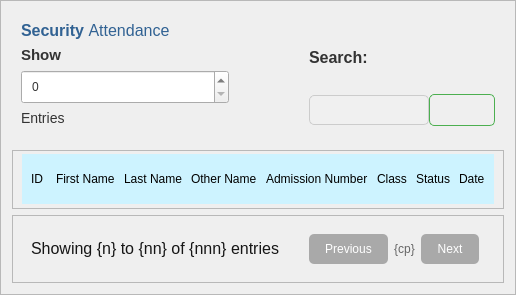
                   <widget class="QFrame" name="frame_203">
                    <property name="sizePolicy">
                     <sizepolicy hsizetype="Expanding" vsizetype="Expanding">
                      <horstretch>0</horstretch>
                      <verstretch>0</verstretch>
                     </sizepolicy>
                    </property>
                    <property name="frameShape">
                     <enum>QFrame::Shape::StyledPanel</enum>
                    </property>
                    <property name="frameShadow">
                     <enum>QFrame::Shadow::Raised</enum>
                    </property>
                    <layout class="QVBoxLayout" name="verticalLayout_84">
                     <item>
                      <widget class="QFrame" name="frame_204">
                       <property name="styleSheet">
                        <string notr="true">QLabel{
	font-size: 14px;
	color: #333;
}


QLineEdit{
	background-color: #f0f0f0;
	border: 1px solid #ccc;
	border-radius: 5px;
	padding: 6px;
	color: #333;
}

QComboBox{
	background-color: #f0f0f0;
	border: 1px solid #ccc;
	border-radius: 5px;
	padding: 6px;
	color: #333;
}

QPushButton {
	background-color: transparent;
	color: white;
	border: 1px solid #4caf50;
	border-radius: 5px;
	padding: 8px 16px;
}

QPushButton:hover{
	background-color: #45a049;
}

QPushButton:pressed{
	background-color: #3e8e41;
}
</string>
                       </property>
                       <property name="frameShape">
                        <enum>QFrame::Shape::NoFrame</enum>
                       </property>
                       <property name="frameShadow">
                        <enum>QFrame::Shadow::Raised</enum>
                       </property>
                       <layout class="QHBoxLayout" name="horizontalLayout_95">
                        <item>
                         <widget class="QFrame" name="frame_205">
                          <property name="minimumSize">
                           <size>
                            <width>208</width>
                            <height>0</height>
                           </size>
                          </property>
                          <property name="frameShape">
                           <enum>QFrame::Shape::NoFrame</enum>
                          </property>
                          <property name="frameShadow">
                           <enum>QFrame::Shadow::Raised</enum>
                          </property>
                          <layout class="QVBoxLayout" name="verticalLayout_85">
                           <property name="leftMargin">
                            <number>0</number>
                           </property>
                           <property name="topMargin">
                            <number>0</number>
                           </property>
                           <property name="rightMargin">
                            <number>0</number>
                           </property>
                           <item>
                            <widget class="QLabel" name="label_183">
                             <property name="text">
                              <string>&lt;html&gt;&lt;head/&gt;&lt;body&gt;&lt;p&gt;&lt;span style=&quot; font-size:12pt; font-weight:600; color:#316293;&quot;&gt;Security &lt;/span&gt;&lt;span style=&quot; font-size:12pt; color:#316293;&quot;&gt;Attendance&lt;/span&gt;&lt;/p&gt;&lt;/body&gt;&lt;/html&gt;</string>
                             </property>
                            </widget>
                           </item>
                           <item>
                            <widget class="QLabel" name="label_184">
                             <property name="text">
                              <string>&lt;html&gt;&lt;head/&gt;&lt;body&gt;&lt;p&gt;&lt;span style=&quot; font-size:11pt; font-weight:600;&quot;&gt;Show&lt;/span&gt;&lt;/p&gt;&lt;/body&gt;&lt;/html&gt;</string>
                             </property>
                            </widget>
                           </item>
                           <item>
                            <widget class="QSpinBox" name="showSecurityAttendanceEnrtiesspinBox">
                             <property name="minimumSize">
                              <size>
                               <width>200</width>
                               <height>0</height>
                              </size>
                             </property>
                             <property name="styleSheet">
                              <string notr="true">padding: 6px;
color: #333;
backgound-color: #f0f0f0;</string>
                             </property>
                            </widget>
                           </item>
                           <item>
                            <widget class="QLabel" name="label_185">
                             <property name="text">
                              <string>Entries</string>
                             </property>
                            </widget>
                           </item>
                          </layout>
                         </widget>
                        </item>
                        <item>
                         <widget class="QFrame" name="frame_206">
                          <property name="sizePolicy">
                           <sizepolicy hsizetype="Expanding" vsizetype="Preferred">
                            <horstretch>0</horstretch>
                            <verstretch>0</verstretch>
                           </sizepolicy>
                          </property>
                          <property name="frameShape">
                           <enum>QFrame::Shape::NoFrame</enum>
                          </property>
                          <property name="frameShadow">
                           <enum>QFrame::Shadow::Raised</enum>
                          </property>
                          <widget class="QLabel" name="label_186">
                           <property name="geometry">
                            <rect>
                             <x>320</x>
                             <y>100</y>
                             <width>323</width>
                             <height>75</height>
                            </rect>
                           </property>
                           <property name="text">
                            <string>TextLabel</string>
                           </property>
                          </widget>
                         </widget>
                        </item>
                        <item>
                         <widget class="QFrame" name="frame_207">
                          <property name="frameShape">
                           <enum>QFrame::Shape::NoFrame</enum>
                          </property>
                          <property name="frameShadow">
                           <enum>QFrame::Shadow::Raised</enum>
                          </property>
                          <layout class="QGridLayout" name="gridLayout_26">
                           <property name="leftMargin">
                            <number>0</number>
                           </property>
                           <property name="topMargin">
                            <number>0</number>
                           </property>
                           <property name="rightMargin">
                            <number>0</number>
                           </property>
                           <property name="bottomMargin">
                            <number>9</number>
                           </property>
                           <property name="spacing">
                            <number>0</number>
                           </property>
                           <item row="1" column="1">
                            <widget class="QPushButton" name="view_security_attendance_search_btn">
                             <property name="text">
                              <string/>
                             </property>
                             <property name="icon">
                              <iconset resource="Resources/icons/grey/grey.qrc">
                               <normaloff>:/grey_icons/search.svg</normaloff>:/grey_icons/search.svg</iconset>
                             </property>
                            </widget>
                           </item>
                           <item row="0" column="0">
                            <widget class="QLabel" name="label_187">
                             <property name="text">
                              <string>&lt;html&gt;&lt;head/&gt;&lt;body&gt;&lt;p&gt;&lt;span style=&quot; font-size:12pt; font-weight:600;&quot;&gt;Search:&lt;/span&gt;&lt;/p&gt;&lt;/body&gt;&lt;/html&gt;</string>
                             </property>
                            </widget>
                           </item>
                           <item row="1" column="0">
                            <widget class="QLineEdit" name="view_securityattendance_search_entry"/>
                           </item>
                          </layout>
                         </widget>
                        </item>
                       </layout>
                      </widget>
                     </item>
                     <item>
                      <widget class="QFrame" name="showclassCoursesTableFrame_5">
                       <property name="sizePolicy">
                        <sizepolicy hsizetype="Expanding" vsizetype="Expanding">
                         <horstretch>0</horstretch>
                         <verstretch>0</verstretch>
                        </sizepolicy>
                       </property>
                       <property name="frameShape">
                        <enum>QFrame::Shape::StyledPanel</enum>
                       </property>
                       <property name="frameShadow">
                        <enum>QFrame::Shadow::Raised</enum>
                       </property>
                       <layout class="QGridLayout" name="gridLayout_27">
                        <property name="topMargin">
                         <number>3</number>
                        </property>
                        <property name="bottomMargin">
                         <number>4</number>
                        </property>
                        <property name="verticalSpacing">
                         <number>4</number>
                        </property>
                        <item row="0" column="0" alignment="Qt::AlignmentFlag::AlignTop">
                         <widget class="QWidget" name="ClassCoursestableTitlewrowwidget_8" native="true">
                          <property name="sizePolicy">
                           <sizepolicy hsizetype="Preferred" vsizetype="Fixed">
                            <horstretch>0</horstretch>
                            <verstretch>0</verstretch>
                           </sizepolicy>
                          </property>
                          <property name="minimumSize">
                           <size>
                            <width>0</width>
                            <height>50</height>
                           </size>
                          </property>
                          <property name="maximumSize">
                           <size>
                            <width>16777215</width>
                            <height>50</height>
                           </size>
                          </property>
                          <property name="styleSheet">
                           <string notr="true">background-color:rgb(205, 243, 255)</string>
                          </property>
                          <layout class="QHBoxLayout" name="horizontalLayout_96">
                           <property name="spacing">
                            <number>9</number>
                           </property>
                           <property name="leftMargin">
                            <number>9</number>
                           </property>
                           <property name="rightMargin">
                            <number>9</number>
                           </property>
                           <property name="bottomMargin">
                            <number>9</number>
                           </property>
                           <item>
                            <widget class="QLabel" name="label_188">
                             <property name="text">
                              <string>ID</string>
                             </property>
                            </widget>
                           </item>
                           <item>
                            <widget class="QLabel" name="label_189">
                             <property name="text">
                              <string>First Name</string>
                             </property>
                            </widget>
                           </item>
                           <item>
                            <widget class="QLabel" name="label_190">
                             <property name="text">
                              <string>Last Name</string>
                             </property>
                            </widget>
                           </item>
                           <item>
                            <widget class="QLabel" name="label_191">
                             <property name="text">
                              <string>Other Name</string>
                             </property>
                            </widget>
                           </item>
                           <item>
                            <widget class="QLabel" name="label_192">
                             <property name="text">
                              <string>Admission Number</string>
                             </property>
                            </widget>
                           </item>
                           <item>
                            <widget class="QLabel" name="label_193">
                             <property name="text">
                              <string>Class</string>
                             </property>
                            </widget>
                           </item>
                           <item>
                            <widget class="QLabel" name="label_197">
                             <property name="text">
                              <string>Status</string>
                             </property>
                            </widget>
                           </item>
                           <item>
                            <widget class="QLabel" name="label_198">
                             <property name="text">
                              <string>Date</string>
                             </property>
                            </widget>
                           </item>
                          </layout>
                         </widget>
                        </item>
                       </layout>
                      </widget>
                     </item>
                     <item alignment="Qt::AlignmentFlag::AlignBottom">
                      <widget class="QFrame" name="frame_208">
                       <property name="styleSheet">
                        <string notr="true">QLabel{
	font-size: 12px;
	color: #666;
}

QPushButton{
	background-color: darkgrey;
	color: white;
	border: none;
	border-radius: 5px;
	padding: 8px 16px
}
QPushButton:hover{
	background-color: #45a049;
}
QPushButton:pressed{
	background-color: #3e8e41;
}</string>
                       </property>
                       <property name="frameShape">
                        <enum>QFrame::Shape::StyledPanel</enum>
                       </property>
                       <property name="frameShadow">
                        <enum>QFrame::Shadow::Raised</enum>
                       </property>
                       <layout class="QHBoxLayout" name="horizontalLayout_97">
                        <item alignment="Qt::AlignmentFlag::AlignLeft">
                         <widget class="QFrame" name="frame_209">
                          <property name="frameShape">
                           <enum>QFrame::Shape::NoFrame</enum>
                          </property>
                          <property name="frameShadow">
                           <enum>QFrame::Shadow::Raised</enum>
                          </property>
                          <layout class="QVBoxLayout" name="verticalLayout_86">
                           <item>
                            <widget class="QLabel" name="securityAttendancePageNumber_label">
                             <property name="text">
                              <string>&lt;html&gt;&lt;head/&gt;&lt;body&gt;&lt;p&gt;&lt;span style=&quot; font-size:12pt; color:#161616;&quot;&gt;Showing {n} to {nn} of {nnn} entries&lt;/span&gt;&lt;/p&gt;&lt;/body&gt;&lt;/html&gt;</string>
                             </property>
                            </widget>
                           </item>
                          </layout>
                         </widget>
                        </item>
                        <item>
                         <widget class="QFrame" name="frame_210">
                          <property name="sizePolicy">
                           <sizepolicy hsizetype="Expanding" vsizetype="Preferred">
                            <horstretch>0</horstretch>
                            <verstretch>0</verstretch>
                           </sizepolicy>
                          </property>
                          <property name="frameShape">
                           <enum>QFrame::Shape::NoFrame</enum>
                          </property>
                          <property name="frameShadow">
                           <enum>QFrame::Shadow::Raised</enum>
                          </property>
                         </widget>
                        </item>
                        <item alignment="Qt::AlignmentFlag::AlignHCenter">
                         <widget class="QFrame" name="frame_211">
                          <property name="frameShape">
                           <enum>QFrame::Shape::NoFrame</enum>
                          </property>
                          <property name="frameShadow">
                           <enum>QFrame::Shadow::Raised</enum>
                          </property>
                          <layout class="QHBoxLayout" name="horizontalLayout_98">
                           <item>
                            <widget class="QPushButton" name="view_security_attendance_preview_btn">
                             <property name="text">
                              <string>Previous</string>
                             </property>
                             <property name="icon">
                              <iconset resource="Resources/icons/skyblue/skyblue.qrc">
                               <normaloff>:/skyblue_icons/corner-up-left.svg</normaloff>:/skyblue_icons/corner-up-left.svg</iconset>
                             </property>
                            </widget>
                           </item>
                           <item>
                            <widget class="QLabel" name="current_security_attendance_page_label">
                             <property name="text">
                              <string>&lt;html&gt;&lt;head/&gt;&lt;body&gt;&lt;p align=&quot;center&quot;&gt;{cp}&lt;/p&gt;&lt;/body&gt;&lt;/html&gt;</string>
                             </property>
                            </widget>
                           </item>
                           <item>
                            <widget class="QPushButton" name="view_security_attendance_next_btn">
                             <property name="text">
                              <string>Next</string>
                             </property>
                             <property name="icon">
                              <iconset resource="Resources/icons/skyblue/skyblue.qrc">
                               <normaloff>:/skyblue_icons/corner-up-right.svg</normaloff>:/skyblue_icons/corner-up-right.svg</iconset>
                             </property>
                            </widget>
                           </item>
                          </layout>
                         </widget>
                        </item>
                        <item>
                         <widget class="QFrame" name="frame_212">
                          <property name="sizePolicy">
                           <sizepolicy hsizetype="Expanding" vsizetype="Preferred">
                            <horstretch>0</horstretch>
                            <verstretch>0</verstretch>
                           </sizepolicy>
                          </property>
                          <property name="frameShape">
                           <enum>QFrame::Shape::NoFrame</enum>
                          </property>
                          <property name="frameShadow">
                           <enum>QFrame::Shadow::Raised</enum>
                          </property>
                         </widget>
                        </item>
                       </layout>
                      </widget>
                     </item>
                    </layout>
                   </widget>
